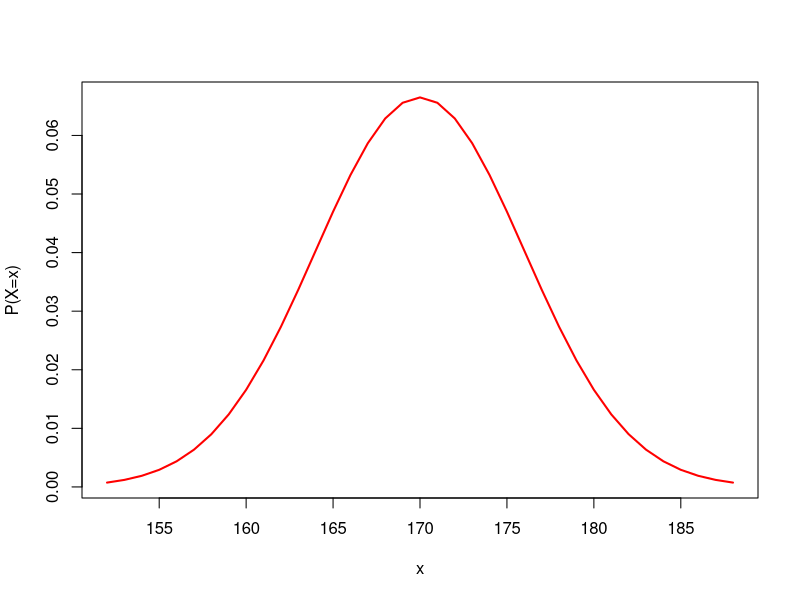
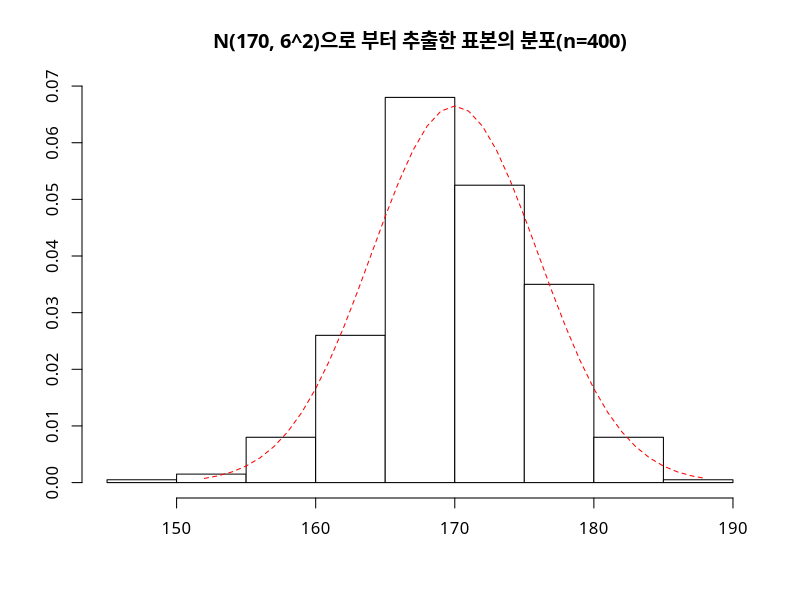

Source code (R) for these figures, in order:
#정규분포 
#0. 평균이 170이 분산 6인 자료, 다른 표현으로는 확률변수 X가 N(170, 6)을 따름

options(digits = 3)
mu <- 170 #평균
sigma <-6 #분산
ll <- mu - 3*sigma #3배의 표준편차 3시그마 범위
ul <- mu + 3*sigma

x <- seq(ll, ul, by = 1) #확률변수 X 생성
nd <- dnorm(x, mean = mu, sd = sigma) #확률ㅂ평균이 mu이고  분산이 sigma 정규분포
plot(x, nd,type = 'l', xlab = 'x', ylab = "P(X=x)", lwd = 2, col = 'red')

sum(nd)
pnorm(mu, mean = mu, sd = sigma)
pnorm(ll, mean = mu, sd = sigma)
pnorm(ul, mean = mu, sd = sigma)
pnorm(180, mean = mu, sd = sigma) - pnorm(175, mean = mu, sd = sigma)

qnorm(0.25, mean = mu, sd = sigma)
qnorm(0.5, mean = mu, sd = sigma)
qnorm(0.75, mean = mu, sd = sigma)
qnorm(c(0.25, 0.5, 0.75), mean = mu, sd = sigma)

par(family = "AppleGothic")
options(digits = 5)
set.seed(5)
smp <- rnorm(400, mean = mu, sd = sigma)
hist(smp, probability = T,
     main = "N(170, 6^2)으로 부터 추출한 표본의 분포(n=400)",
     xlab = "", ylab = "", col = "white", border = "black")
lines(x, nd, lty = 2, col = 'red')
